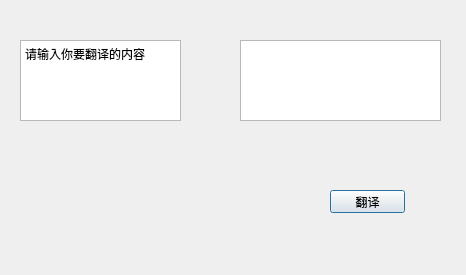
<?xml version="1.0" encoding="UTF-8"?>
<ui version="4.0">
 <class>Youdao</class>
 <widget class="QDialog" name="Youdao">
  <property name="geometry">
   <rect>
    <x>0</x>
    <y>0</y>
    <width>466</width>
    <height>275</height>
   </rect>
  </property>
  <property name="contextMenuPolicy">
   <enum>Qt::DefaultContextMenu</enum>
  </property>
  <property name="windowTitle">
   <string>翻译</string>
  </property>
  <widget class="QTextBrowser" name="translated">
   <property name="geometry">
    <rect>
     <x>240</x>
     <y>40</y>
     <width>201</width>
     <height>81</height>
    </rect>
   </property>
  </widget>
  <widget class="QTextEdit" name="tobetranslate">
   <property name="geometry">
    <rect>
     <x>20</x>
     <y>40</y>
     <width>161</width>
     <height>81</height>
    </rect>
   </property>
   <property name="html">
    <string>&lt;!DOCTYPE HTML PUBLIC &quot;-//W3C//DTD HTML 4.0//EN&quot; &quot;http://www.w3.org/TR/REC-html40/strict.dtd&quot;&gt;
&lt;html&gt;&lt;head&gt;&lt;meta name=&quot;qrichtext&quot; content=&quot;1&quot; /&gt;&lt;style type=&quot;text/css&quot;&gt;
p, li { white-space: pre-wrap; }
&lt;/style&gt;&lt;/head&gt;&lt;body style=&quot; font-family:'SimSun'; font-size:9pt; font-weight:400; font-style:normal;&quot;&gt;
&lt;p style=&quot; margin-top:0px; margin-bottom:0px; margin-left:0px; margin-right:0px; -qt-block-indent:0; text-indent:0px;&quot;&gt;请输入你要翻译的内容&lt;/p&gt;&lt;/body&gt;&lt;/html&gt;</string>
   </property>
  </widget>
  <widget class="QPushButton" name="pushButton">
   <property name="geometry">
    <rect>
     <x>330</x>
     <y>190</y>
     <width>75</width>
     <height>23</height>
    </rect>
   </property>
   <property name="text">
    <string>翻译</string>
   </property>
  </widget>
 </widget>
 <resources/>
 <connections>
  <connection>
   <sender>tobetranslate</sender>
   <signal>textChanged()</signal>
   <receiver>translated</receiver>
   <slot>reload()</slot>
   <hints>
    <hint type="sourcelabel">
     <x>110</x>
     <y>80</y>
    </hint>
    <hint type="destinationlabel">
     <x>330</x>
     <y>80</y>
    </hint>
   </hints>
  </connection>
 </connections>
</ui>
